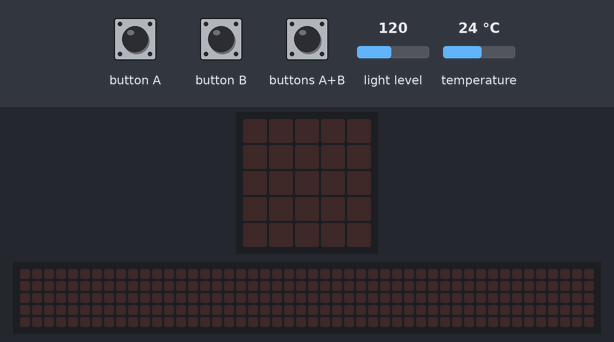
Recording of a program running on a simulated Calliope mini (MakeCode). Parts: the board's 5×5 LED display, a strip that is not on the board, showing the scrolling text unrolled. Inputs (shaded band) come from the test bench; at power-on: temperature 24 °C, light level 120. The 48×5 strip is a reading aid, not a part: it shows the text the display is scrolling, unrolled, one strip-width of it at a time.

Above: at 1.2 s.
1.3 s: button A pressed for 0.15 s
At 4.0 s:
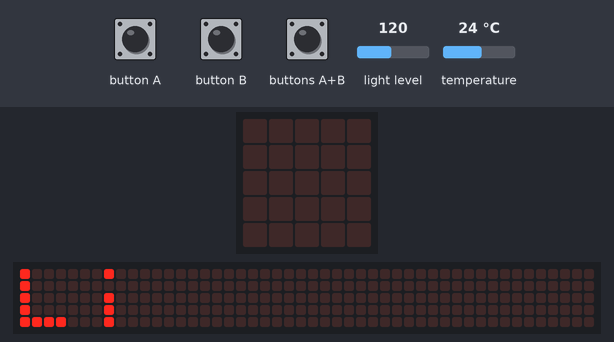
4.3 s: button B pressed for 0.15 s
At 4.3 s:
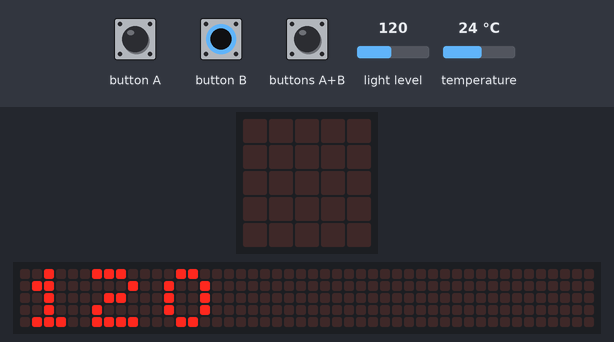
7.3 s: buttons A+B pressed for 0.15 s
10.3 s: temperature set to 12 °C
At 12.92 s:
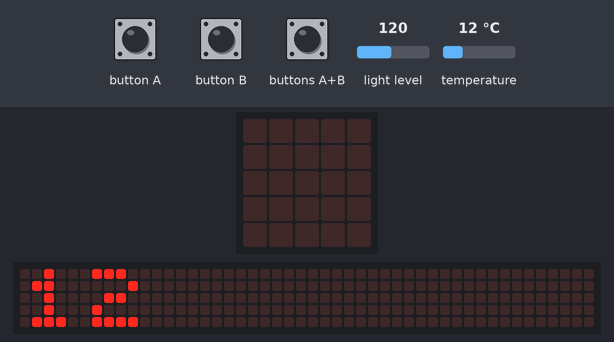
13.3 s: button A pressed for 0.15 s
16.3 s: light level set to 5
At 23.3 s:
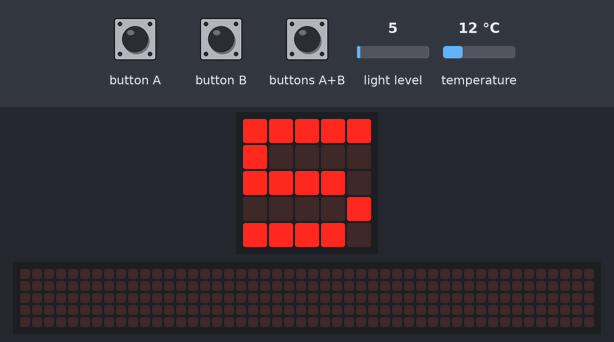

Measured:
- after the input at 1.3 s, the display: changes after 0.15 s (image 1)
- after the input at 16.3 s, the display: first differs from a run without the input after 5.9 s (image 4)
- what the display in image 1 shows lasts 0.8 s, from 3.4 s to 4.2 s
- what the display in image 3 shows lasts 0.5 s, from 12.7 s to 13.2 s

The program:

main.ts
```typescript
input.onButtonPressed(Button.A, function () {
    basic.showString("Li")
    basic.showNumber(input.lightLevel())
})
input.onButtonPressed(Button.AB, function () {
    basic.showString("Fe")
    basic.showNumber(pins.analogReadPin(AnalogPin.C16))
})
input.onButtonPressed(Button.B, function () {
    basic.showString("Te")
    basic.showNumber(input.temperature())
})
```

test.ts
```typescript
// Hier kann man Tests durchführen; diese Datei wird nicht kompiliert, wenn dieses Paket als Erweiterung verwendet wird.
```
